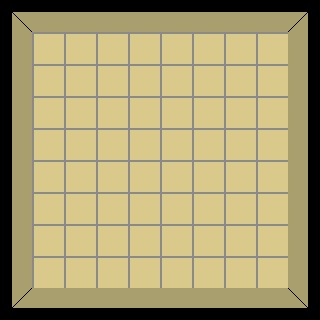

This is a level from a 2D game, rendered from its Tiled map with the project's own tilesets. A one-line summary and the complete map file follow:
An orthogonal 10x10 tile map with 32x32 px tiles, 1 tile layer (Tile Layer 1).

<map version="1.0" orientation="orthogonal" width="10" height="10" tilewidth="32" tileheight="32">
 <tileset firstgid="1" name="Default" tilewidth="32" tileheight="32">
  <image source="../tiles/sprite_sheet.png" trans="ff00ff" width="1024" height="1024" />
 </tileset>
 <layer name="Tile Layer 1" width="10" height="10">
  <data>
   <tile gid="65" />
   <tile gid="36" />
   <tile gid="36" />
   <tile gid="36" />
   <tile gid="36" />
   <tile gid="36" />
   <tile gid="36" />
   <tile gid="36" />
   <tile gid="36" />
   <tile gid="67" />
   <tile gid="33" />
   <tile gid="1" />
   <tile gid="1" />
   <tile gid="1" />
   <tile gid="1" />
   <tile gid="1" />
   <tile gid="1" />
   <tile gid="1" />
   <tile gid="1" />
   <tile gid="34" />
   <tile gid="33" />
   <tile gid="1" />
   <tile gid="1" />
   <tile gid="1" />
   <tile gid="1" />
   <tile gid="1" />
   <tile gid="1" />
   <tile gid="1" />
   <tile gid="1" />
   <tile gid="34" />
   <tile gid="33" />
   <tile gid="1" />
   <tile gid="1" />
   <tile gid="1" />
   <tile gid="1" />
   <tile gid="1" />
   <tile gid="1" />
   <tile gid="1" />
   <tile gid="1" />
   <tile gid="34" />
   <tile gid="33" />
   <tile gid="1" />
   <tile gid="1" />
   <tile gid="1" />
   <tile gid="1" />
   <tile gid="1" />
   <tile gid="1" />
   <tile gid="1" />
   <tile gid="1" />
   <tile gid="34" />
   <tile gid="33" />
   <tile gid="1" />
   <tile gid="1" />
   <tile gid="1" />
   <tile gid="1" />
   <tile gid="1" />
   <tile gid="1" />
   <tile gid="1" />
   <tile gid="1" />
   <tile gid="34" />
   <tile gid="33" />
   <tile gid="1" />
   <tile gid="1" />
   <tile gid="1" />
   <tile gid="1" />
   <tile gid="1" />
   <tile gid="1" />
   <tile gid="1" />
   <tile gid="1" />
   <tile gid="34" />
   <tile gid="33" />
   <tile gid="1" />
   <tile gid="1" />
   <tile gid="1" />
   <tile gid="1" />
   <tile gid="1" />
   <tile gid="1" />
   <tile gid="1" />
   <tile gid="1" />
   <tile gid="34" />
   <tile gid="33" />
   <tile gid="1" />
   <tile gid="1" />
   <tile gid="1" />
   <tile gid="1" />
   <tile gid="1" />
   <tile gid="1" />
   <tile gid="1" />
   <tile gid="1" />
   <tile gid="34" />
   <tile gid="68" />
   <tile gid="35" />
   <tile gid="35" />
   <tile gid="35" />
   <tile gid="35" />
   <tile gid="35" />
   <tile gid="35" />
   <tile gid="35" />
   <tile gid="35" />
   <tile gid="66" />
  </data>
 </layer>
 <objectgroup name="Object Layer 1" width="10" height="10" />
</map>
